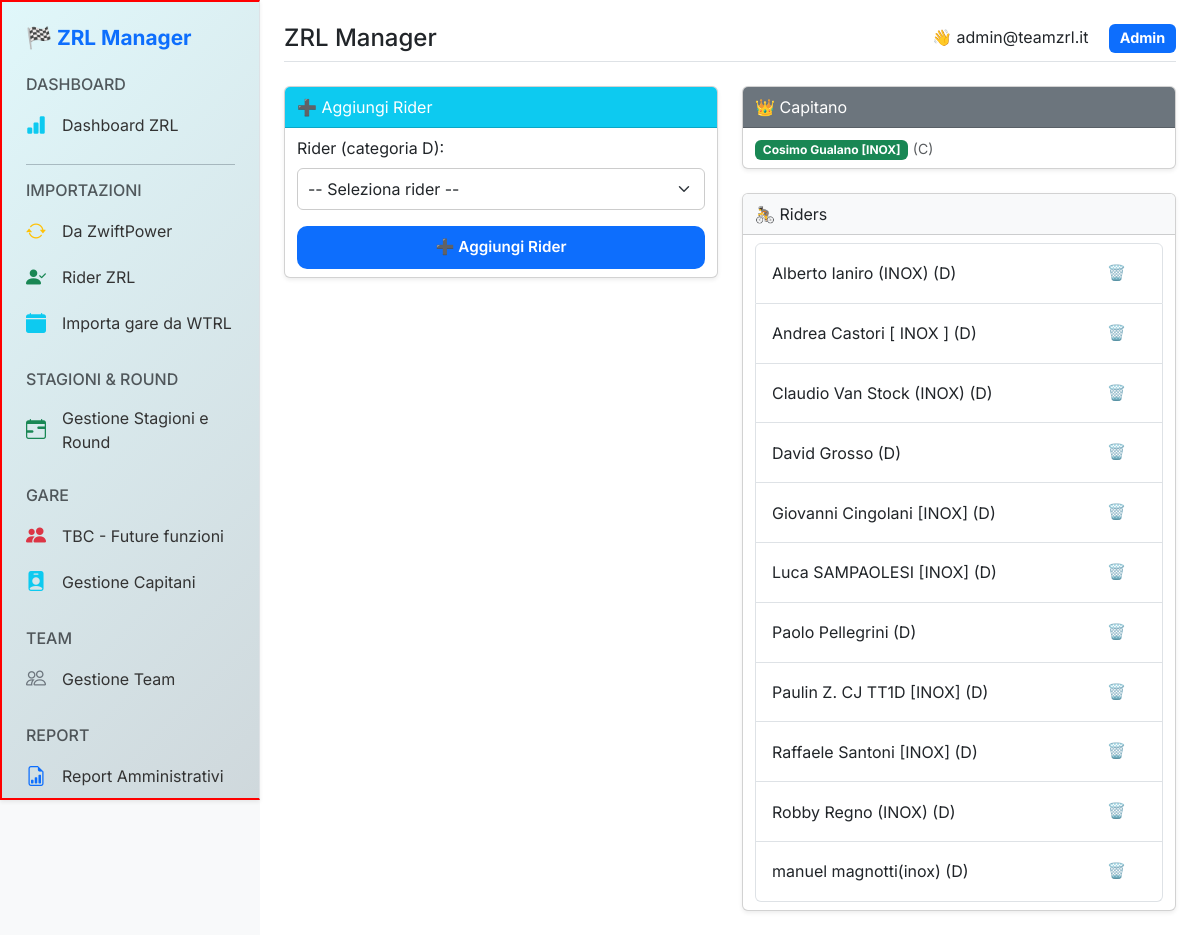
The page /admin/teams/members/6 (signed in) on the database its author committed.
### tables this page shows
CREATE TABLE "teams" (
	"id"	INTEGER,
	"name"	TEXT NOT NULL,
	"category"	TEXT NOT NULL,
	"division"	TEXT NOT NULL,
	"captain_id"	TEXT, captain_zwift_id INTEGER,
	PRIMARY KEY("id")
);

CREATE TABLE riders (
    zwift_power_id TEXT PRIMARY KEY,
    name TEXT NOT NULL,
    category TEXT,
    ranking REAL,
    wkg_20min REAL,
    watt_20min REAL,
    wkg_15sec REAL,
    watt_15sec REAL,
    status TEXT,
    races INTEGER,
    weight REAL,
    ftp REAL,
    age INTEGER,
    available_zrl INTEGER DEFAULT 1,
    is_captain INTEGER DEFAULT 0,
    email TEXT,
    password TEXT,
    active INTEGER DEFAULT 1,
    profile_url TEXT,
    created_at TEXT,
    country TEXT
);

### blueprints/admin/routes/admin_teams.py (the view, shortened to what this page needs)
@admin_teams_bp.route("/members/<int:team_id>", methods=["GET", "POST"])
@require_admin
def manage_team_members(team_id):
    conn = get_zrl_db()
    conn.row_factory = sqlite3.Row
    cur = conn.cursor()
    team = cur.execute("SELECT * FROM teams WHERE id = ?", (team_id,)).fetchone()
    if not team:
        conn.close()
        flash("❌ Team non trovato", "danger")
        return redirect(url_for("admin_teams.manage_teams"))
    category_order = ["D", "C", "B", "A"]
    team_cat = "A" if team["category"] == "A+" else team["category"]
    if team_cat not in category_order:
        flash("❌ Categoria team non valida", "danger")
        return redirect(url_for("admin_teams.manage_teams"))
    team_index = category_order.index(team_cat)
    riders = cur.execute("""
        SELECT r.*
        FROM rider_teams rt
        JOIN riders r ON rt.zwift_power_id = r.zwift_power_id
        WHERE rt.team_id = ? AND r.active = 1
        ORDER BY r.name
    """, (team_id,)).fetchall()
    assigned_rider_ids = {r["zwift_power_id"] for r in riders}
    captain = cur.execute("""
        SELECT r.*
        FROM teams t
        JOIN riders r ON t.captain_zwift_id = r.zwift_power_id
        WHERE t.id = ? AND r.active = 1
    """, (team_id,)).fetchone()
    captain_candidates = riders
    category_riders = cur.execute("""
        SELECT r.*
        FROM riders r
        WHERE r.active = 1
        AND r.zwift_power_id NOT IN (
            SELECT zwift_power_id
            FROM rider_teams
            GROUP BY zwift_power_id
            HAVING COUNT(*) >= 2
        )
        AND r.zwift_power_id NOT IN (
            SELECT zwift_power_id
            FROM rider_teams
            WHERE team_id = ?
        )
        ORDER BY r.name
    """, (team_id,)).fetchall()
    compatible_riders = []
    for r in category_riders:
        r_cat = r["category"]
        if r_cat:
            r_cat = "A" if r_cat == "A+" else r_cat
            if r_cat in category_order:
                rider_index = category_order.index(r_cat)
                if rider_index <= team_index:
                    compatible_riders.append(r)
    conn.close()
    return render_template("admin/manage_team_members.html",
                           team=team,
                           riders=riders,
                           captain=captain,
                           captain_candidates=captain_candidates,
                           category_riders=compatible_riders,
                           assigned_rider_ids=assigned_rider_ids)

### db.py (called while the page is built)
def _connect_db(db_path, attr_name):
    if has_app_context():
        if not hasattr(g, attr_name):
            conn = sqlite3.connect(db_path)
            conn.row_factory = sqlite3.Row
            setattr(g, attr_name, conn)
            logging.info(f"📂 Connessione Flask attiva → {db_path}")
        return getattr(g, attr_name)
    conn = sqlite3.connect(db_path)
    conn.row_factory = sqlite3.Row
    logging.info(f"📂 Connessione diretta → {db_path}")
    return conn

def get_zrl_db():
    return _connect_db(ZRL_DB_PATH, "zrl_db")

### templates/admin/manage_team_members.html (shortened to what this page needs)
{% extends "base.html" %}
{% block content %}
<div class="row g-4">
  <div class="col-md-6">
    <div class="card shadow-sm">
      <div class="card-header bg-info text-white">➕ Aggiungi Rider</div>
      <div class="card-body">
        <form method="POST" action="{{ url_for('admin_teams.manage_team_members', team_id=team.id) }}">
          <div class="mb-3">
            <label for="rider_id" class="form-label">Rider (categoria {{ team.category }}):</label>
            <select name="rider_id" id="rider_id" class="form-select" required>
  <option value="">-- Seleziona rider --</option>
</select>
          </div>
          <button type="submit" class="btn btn-primary w-100">➕ Aggiungi Rider</button>
        </form>
      </div>
    </div>
  </div>
  <div class="col-md-6">
    <div class="card shadow-sm mb-4">
      <div class="card-header bg-secondary text-white">👑 Capitano</div>
      <div class="card-body">
        {% if captain %}
          <p class="mb-0">
            <span class="badge bg-success">{{ captain.name }}</span>
            <small class="text-muted">({{ captain.category }})</small>
          </p>
        {% else %}
          <p class="text-muted"><em>Nessun capitano assegnato</em></p>
        {% endif %}
      </div>
    </div>
    <div class="card shadow-sm">
      <div class="card-header bg-light">🚴 Riders</div>
      <div class="card-body">
        {% if riders %}
          <ul class="list-group">
            {% for rider in riders %}
              <li class="list-group-item d-flex justify-content-between align-items-center">
                <div>
                  {{ rider.name }} ({{ rider.category }})
                </div>
                <form method="POST" action="{{ url_for('admin_teams.manage_team_members', team_id=team.id) }}">
                  <button type="submit" class="btn btn-sm btn-outline-danger" aria-label="Rimuovi rider">🗑️</button>
                </form>
              </li>
            {% endfor %}
          </ul>
        {% else %}
          <p class="text-muted"><em>Nessun rider assegnato</em></p>
        {% endif %}
      </div>
    </div>
  </div>
</div>
{% endblock %}

### static/css/style.css (style rules this page uses)
* { box-sizing: border-box; margin: 0; padding: 0; }
body { font-family: 'Inter', sans-serif; background-color: #f5f7fa; color: #333; min-height: 100vh; }
input[type="text"], input[type="number"], select, .form-input, .form-select { width: 100%; padding: 8px 10px; font-size: 1rem; border-radius: 6px; border: 1px solid #ccc; background-color: #fff; transition: all 0.2s ease; }
.btn { padding: 10px 20px; font-size: 0.95rem; font-weight: 600; border-radius: 8px; border: none; cursor: pointer; transition: all 0.2s ease; }
.card-header, .card-body { padding: 0.5rem 0.75rem; }

### static/css/custom.css (style rules this page uses)
body { font-family: 'Inter', sans-serif; background-color: #f8f9fa; color: #212529; }
.btn { border-radius: 10px; }

### templates/base.html (style rules this page uses)
body { font-family: 'Inter', sans-serif; }

### rows shown on the page
teams: category "D"
riders: name "Cosimo Gualano [INOX]", category "C"
riders: name "Alberto Ianiro (INOX)", category "D"
riders: name "Andrea Castori [ INOX ]", category "D"
riders: name "Claudio Van Stock (INOX)", category "D"
riders: name "David Grosso", category "D"
riders: name "Giovanni Cingolani [INOX]", category "D"
riders: name "Luca SAMPAOLESI [INOX]", category "D"
riders: name "Paolo Pellegrini", category "D"
riders: name "Paulin Z. CJ TT1D [INOX]", category "D"
riders: name "Raffaele Santoni [INOX]", category "D"
riders: name "Robby Regno (INOX)", category "D"
riders: name "manuel magnotti(inox)", category "D"

### other values the page prints
{{ page_title or "ZRL Manager" }} "ZRL Manager"
{{ session.get('user_email') }} "admin@teamzrl.it"
{{ role|capitalize }} "Admin"
